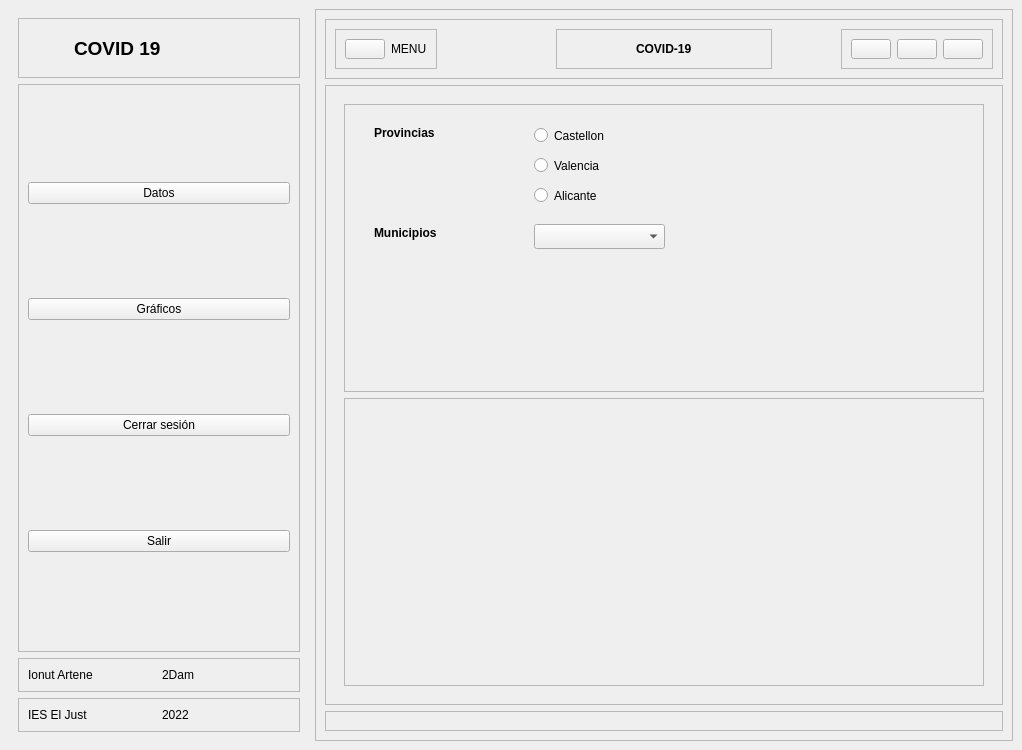
<?xml version="1.0" encoding="UTF-8"?>
<ui version="4.0">
 <class>MainWindow</class>
 <widget class="QMainWindow" name="MainWindow">
  <property name="geometry">
   <rect>
    <x>0</x>
    <y>0</y>
    <width>1022</width>
    <height>750</height>
   </rect>
  </property>
  <property name="windowTitle">
   <string>MainWindow</string>
  </property>
  <widget class="QWidget" name="centralwidget">
   <layout class="QHBoxLayout" name="horizontalLayout">
    <item>
     <widget class="QWidget" name="left_menu_widget" native="true">
      <property name="sizePolicy">
       <sizepolicy hsizetype="Expanding" vsizetype="Expanding">
        <horstretch>0</horstretch>
        <verstretch>20</verstretch>
       </sizepolicy>
      </property>
      <property name="minimumSize">
       <size>
        <width>20</width>
        <height>19</height>
       </size>
      </property>
      <property name="maximumSize">
       <size>
        <width>300</width>
        <height>16777215</height>
       </size>
      </property>
      <layout class="QVBoxLayout" name="verticalLayout">
       <item alignment="Qt::AlignTop">
        <widget class="QFrame" name="frame_3">
         <property name="frameShape">
          <enum>QFrame::StyledPanel</enum>
         </property>
         <property name="frameShadow">
          <enum>QFrame::Raised</enum>
         </property>
         <layout class="QHBoxLayout" name="horizontalLayout_2">
          <item>
           <widget class="QLabel" name="label_11">
            <property name="sizePolicy">
             <sizepolicy hsizetype="Expanding" vsizetype="Preferred">
              <horstretch>0</horstretch>
              <verstretch>0</verstretch>
             </sizepolicy>
            </property>
            <property name="minimumSize">
             <size>
              <width>40</width>
              <height>40</height>
             </size>
            </property>
            <property name="maximumSize">
             <size>
              <width>40</width>
              <height>40</height>
             </size>
            </property>
            <property name="text">
             <string/>
            </property>
            <property name="pixmap">
             <pixmap resource="resources.qrc">:/iconos/iconos covid/coronavirus_covid_corona_virus_bacterium_covid_icon_149135.svg</pixmap>
            </property>
            <property name="scaledContents">
             <bool>true</bool>
            </property>
           </widget>
          </item>
          <item>
           <widget class="QLabel" name="label">
            <property name="font">
             <font>
              <pointsize>14</pointsize>
              <weight>75</weight>
              <bold>true</bold>
             </font>
            </property>
            <property name="text">
             <string>COVID 19</string>
            </property>
           </widget>
          </item>
         </layout>
        </widget>
       </item>
       <item>
        <widget class="QFrame" name="frame_4">
         <property name="sizePolicy">
          <sizepolicy hsizetype="Preferred" vsizetype="Expanding">
           <horstretch>0</horstretch>
           <verstretch>0</verstretch>
          </sizepolicy>
         </property>
         <property name="frameShape">
          <enum>QFrame::StyledPanel</enum>
         </property>
         <property name="frameShadow">
          <enum>QFrame::Raised</enum>
         </property>
         <layout class="QVBoxLayout" name="verticalLayout_2">
          <item>
           <widget class="QPushButton" name="but_datos">
            <property name="sizePolicy">
             <sizepolicy hsizetype="Minimum" vsizetype="Maximum">
              <horstretch>0</horstretch>
              <verstretch>0</verstretch>
             </sizepolicy>
            </property>
            <property name="text">
             <string>Datos</string>
            </property>
           </widget>
          </item>
          <item>
           <widget class="QPushButton" name="but_grafico">
            <property name="sizePolicy">
             <sizepolicy hsizetype="Minimum" vsizetype="Maximum">
              <horstretch>0</horstretch>
              <verstretch>0</verstretch>
             </sizepolicy>
            </property>
            <property name="text">
             <string>Gráficos</string>
            </property>
           </widget>
          </item>
          <item>
           <widget class="QPushButton" name="but_out">
            <property name="sizePolicy">
             <sizepolicy hsizetype="Minimum" vsizetype="Maximum">
              <horstretch>0</horstretch>
              <verstretch>0</verstretch>
             </sizepolicy>
            </property>
            <property name="text">
             <string>Cerrar sesión</string>
            </property>
           </widget>
          </item>
          <item>
           <widget class="QPushButton" name="but_salir_2">
            <property name="sizePolicy">
             <sizepolicy hsizetype="Minimum" vsizetype="Maximum">
              <horstretch>0</horstretch>
              <verstretch>0</verstretch>
             </sizepolicy>
            </property>
            <property name="text">
             <string>Salir</string>
            </property>
           </widget>
          </item>
         </layout>
        </widget>
       </item>
       <item>
        <widget class="QFrame" name="frame_5">
         <property name="frameShape">
          <enum>QFrame::StyledPanel</enum>
         </property>
         <property name="frameShadow">
          <enum>QFrame::Raised</enum>
         </property>
         <layout class="QHBoxLayout" name="horizontalLayout_3">
          <item>
           <widget class="QLabel" name="label_2">
            <property name="text">
             <string>Ionut Artene</string>
            </property>
           </widget>
          </item>
          <item>
           <widget class="QLabel" name="label_3">
            <property name="text">
             <string>2Dam </string>
            </property>
           </widget>
          </item>
         </layout>
        </widget>
       </item>
       <item>
        <widget class="QFrame" name="frame_6">
         <property name="frameShape">
          <enum>QFrame::StyledPanel</enum>
         </property>
         <property name="frameShadow">
          <enum>QFrame::Raised</enum>
         </property>
         <layout class="QHBoxLayout" name="horizontalLayout_4">
          <item>
           <widget class="QLabel" name="label_4">
            <property name="text">
             <string>IES El Just</string>
            </property>
           </widget>
          </item>
          <item>
           <widget class="QLabel" name="label_5">
            <property name="text">
             <string>2022</string>
            </property>
           </widget>
          </item>
         </layout>
        </widget>
       </item>
      </layout>
     </widget>
    </item>
    <item>
     <widget class="QFrame" name="frame_2">
      <property name="frameShape">
       <enum>QFrame::StyledPanel</enum>
      </property>
      <property name="frameShadow">
       <enum>QFrame::Raised</enum>
      </property>
      <layout class="QVBoxLayout" name="verticalLayout_3">
       <item>
        <widget class="QFrame" name="frame_7">
         <property name="maximumSize">
          <size>
           <width>16777215</width>
           <height>60</height>
          </size>
         </property>
         <property name="frameShape">
          <enum>QFrame::StyledPanel</enum>
         </property>
         <property name="frameShadow">
          <enum>QFrame::Raised</enum>
         </property>
         <layout class="QHBoxLayout" name="horizontalLayout_5">
          <item alignment="Qt::AlignLeft">
           <widget class="QFrame" name="frame_10">
            <property name="frameShape">
             <enum>QFrame::StyledPanel</enum>
            </property>
            <property name="frameShadow">
             <enum>QFrame::Raised</enum>
            </property>
            <layout class="QHBoxLayout" name="horizontalLayout_6">
             <item>
              <widget class="QPushButton" name="but_menu">
               <property name="text">
                <string/>
               </property>
               <property name="icon">
                <iconset theme="menu" resource="resources.qrc">
                 <normaloff>:/iconos/iconos covid/Menu_icon_icon-icons.com_71858.svg</normaloff>
                 <normalon>:/iconos/iconos covid/left-arrow.png</normalon>:/iconos/iconos covid/Menu_icon_icon-icons.com_71858.svg</iconset>
               </property>
               <property name="iconSize">
                <size>
                 <width>20</width>
                 <height>20</height>
                </size>
               </property>
               <property name="autoRepeatInterval">
                <number>98</number>
               </property>
              </widget>
             </item>
             <item>
              <widget class="QLabel" name="label_6">
               <property name="text">
                <string>MENU</string>
               </property>
              </widget>
             </item>
            </layout>
           </widget>
          </item>
          <item>
           <widget class="QFrame" name="frame_12">
            <property name="frameShape">
             <enum>QFrame::StyledPanel</enum>
            </property>
            <property name="frameShadow">
             <enum>QFrame::Raised</enum>
            </property>
            <layout class="QVBoxLayout" name="verticalLayout_4">
             <item alignment="Qt::AlignHCenter">
              <widget class="QLabel" name="label_7">
               <property name="font">
                <font>
                 <weight>75</weight>
                 <bold>true</bold>
                </font>
               </property>
               <property name="text">
                <string>COVID-19</string>
               </property>
              </widget>
             </item>
            </layout>
           </widget>
          </item>
          <item alignment="Qt::AlignRight">
           <widget class="QFrame" name="frame_11">
            <property name="frameShape">
             <enum>QFrame::StyledPanel</enum>
            </property>
            <property name="frameShadow">
             <enum>QFrame::Raised</enum>
            </property>
            <layout class="QHBoxLayout" name="horizontalLayout_7">
             <item>
              <widget class="QPushButton" name="but_min">
               <property name="sizePolicy">
                <sizepolicy hsizetype="Minimum" vsizetype="Maximum">
                 <horstretch>0</horstretch>
                 <verstretch>0</verstretch>
                </sizepolicy>
               </property>
               <property name="text">
                <string/>
               </property>
               <property name="icon">
                <iconset resource="resources.qrc">
                 <normaloff>:/iconos/iconos covid/minimizearrows_85770.svg</normaloff>:/iconos/iconos covid/minimizearrows_85770.svg</iconset>
               </property>
               <property name="iconSize">
                <size>
                 <width>20</width>
                 <height>20</height>
                </size>
               </property>
              </widget>
             </item>
             <item>
              <widget class="QPushButton" name="but_max">
               <property name="text">
                <string/>
               </property>
               <property name="icon">
                <iconset resource="resources.qrc">
                 <normaloff>:/iconos/iconos covid/maximize_icon_143740.svg</normaloff>:/iconos/iconos covid/maximize_icon_143740.svg</iconset>
               </property>
               <property name="iconSize">
                <size>
                 <width>20</width>
                 <height>20</height>
                </size>
               </property>
              </widget>
             </item>
             <item>
              <widget class="QPushButton" name="but_salir">
               <property name="text">
                <string/>
               </property>
               <property name="icon">
                <iconset resource="resources.qrc">
                 <normaloff>:/iconos/iconos covid/vcsconflicting_93497.svg</normaloff>:/iconos/iconos covid/vcsconflicting_93497.svg</iconset>
               </property>
               <property name="iconSize">
                <size>
                 <width>20</width>
                 <height>20</height>
                </size>
               </property>
              </widget>
             </item>
            </layout>
           </widget>
          </item>
         </layout>
        </widget>
       </item>
       <item>
        <widget class="QFrame" name="frame_8">
         <property name="frameShape">
          <enum>QFrame::StyledPanel</enum>
         </property>
         <property name="frameShadow">
          <enum>QFrame::Raised</enum>
         </property>
         <layout class="QVBoxLayout" name="verticalLayout_5">
          <item>
           <widget class="QStackedWidget" name="stackedWidget">
            <property name="currentIndex">
             <number>0</number>
            </property>
            <widget class="QWidget" name="datos_mun">
             <layout class="QVBoxLayout" name="verticalLayout_6">
              <item>
               <widget class="QFrame" name="frame_15">
                <property name="frameShape">
                 <enum>QFrame::StyledPanel</enum>
                </property>
                <property name="frameShadow">
                 <enum>QFrame::Raised</enum>
                </property>
                <widget class="QLabel" name="label_8">
                 <property name="geometry">
                  <rect>
                   <x>30</x>
                   <y>20</y>
                   <width>71</width>
                   <height>17</height>
                  </rect>
                 </property>
                 <property name="font">
                  <font>
                   <weight>75</weight>
                   <bold>true</bold>
                  </font>
                 </property>
                 <property name="text">
                  <string>Provincias</string>
                 </property>
                </widget>
                <widget class="QRadioButton" name="castellon">
                 <property name="geometry">
                  <rect>
                   <x>190</x>
                   <y>20</y>
                   <width>112</width>
                   <height>23</height>
                  </rect>
                 </property>
                 <property name="text">
                  <string>Castellon</string>
                 </property>
                </widget>
                <widget class="QRadioButton" name="valencia">
                 <property name="geometry">
                  <rect>
                   <x>190</x>
                   <y>50</y>
                   <width>112</width>
                   <height>23</height>
                  </rect>
                 </property>
                 <property name="text">
                  <string>Valencia</string>
                 </property>
                </widget>
                <widget class="QRadioButton" name="alicante">
                 <property name="geometry">
                  <rect>
                   <x>190</x>
                   <y>80</y>
                   <width>112</width>
                   <height>23</height>
                  </rect>
                 </property>
                 <property name="text">
                  <string>Alicante</string>
                 </property>
                </widget>
                <widget class="QComboBox" name="combo_muni">
                 <property name="geometry">
                  <rect>
                   <x>190</x>
                   <y>120</y>
                   <width>131</width>
                   <height>25</height>
                  </rect>
                 </property>
                </widget>
                <widget class="QLabel" name="label_9">
                 <property name="geometry">
                  <rect>
                   <x>30</x>
                   <y>120</y>
                   <width>81</width>
                   <height>17</height>
                  </rect>
                 </property>
                 <property name="font">
                  <font>
                   <weight>75</weight>
                   <bold>true</bold>
                  </font>
                 </property>
                 <property name="text">
                  <string>Municipios</string>
                 </property>
                </widget>
               </widget>
              </item>
              <item>
               <widget class="QFrame" name="frame_16">
                <property name="frameShape">
                 <enum>QFrame::StyledPanel</enum>
                </property>
                <property name="frameShadow">
                 <enum>QFrame::Raised</enum>
                </property>
               </widget>
              </item>
             </layout>
            </widget>
            <widget class="QWidget" name="grafico_covid">
             <layout class="QVBoxLayout" name="verticalLayout_7">
              <item alignment="Qt::AlignTop">
               <widget class="QFrame" name="frame_17">
                <property name="frameShape">
                 <enum>QFrame::StyledPanel</enum>
                </property>
                <property name="frameShadow">
                 <enum>QFrame::Raised</enum>
                </property>
                <layout class="QVBoxLayout" name="verticalLayout_8">
                 <item alignment="Qt::AlignTop">
                  <widget class="QLabel" name="label_10">
                   <property name="font">
                    <font>
                     <weight>75</weight>
                     <bold>true</bold>
                    </font>
                   </property>
                   <property name="lineWidth">
                    <number>1</number>
                   </property>
                   <property name="text">
                    <string>GRAFICOS COVID</string>
                   </property>
                   <property name="alignment">
                    <set>Qt::AlignCenter</set>
                   </property>
                  </widget>
                 </item>
                </layout>
               </widget>
              </item>
              <item>
               <widget class="QFrame" name="frame_18">
                <property name="sizePolicy">
                 <sizepolicy hsizetype="Preferred" vsizetype="Expanding">
                  <horstretch>0</horstretch>
                  <verstretch>0</verstretch>
                 </sizepolicy>
                </property>
                <property name="frameShape">
                 <enum>QFrame::StyledPanel</enum>
                </property>
                <property name="frameShadow">
                 <enum>QFrame::Raised</enum>
                </property>
                <layout class="QGridLayout" name="gridLayout"/>
               </widget>
              </item>
             </layout>
            </widget>
           </widget>
          </item>
         </layout>
        </widget>
       </item>
       <item>
        <widget class="QFrame" name="frame_9">
         <property name="frameShape">
          <enum>QFrame::StyledPanel</enum>
         </property>
         <property name="frameShadow">
          <enum>QFrame::Raised</enum>
         </property>
         <layout class="QHBoxLayout" name="horizontalLayout_8">
          <item>
           <widget class="QFrame" name="frame_13">
            <property name="frameShape">
             <enum>QFrame::StyledPanel</enum>
            </property>
            <property name="frameShadow">
             <enum>QFrame::Raised</enum>
            </property>
           </widget>
          </item>
          <item>
           <widget class="QFrame" name="frame_14">
            <property name="frameShape">
             <enum>QFrame::StyledPanel</enum>
            </property>
            <property name="frameShadow">
             <enum>QFrame::Raised</enum>
            </property>
           </widget>
          </item>
         </layout>
        </widget>
       </item>
      </layout>
     </widget>
    </item>
   </layout>
  </widget>
 </widget>
 <resources>
  <include location="resources.qrc"/>
 </resources>
 <connections/>
</ui>
